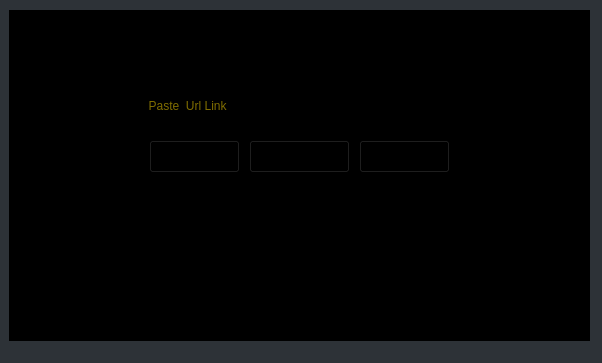
<?xml version="1.0" encoding="UTF-8"?>
<ui version="4.0">
 <class>MainWindow</class>
 <widget class="QMainWindow" name="MainWindow">
  <property name="geometry">
   <rect>
    <x>0</x>
    <y>0</y>
    <width>602</width>
    <height>363</height>
   </rect>
  </property>
  <property name="windowTitle">
   <string>MainWindow</string>
  </property>
  <property name="styleSheet">
   <string notr="true">background-color: rgb(45, 50, 55);</string>
  </property>
  <widget class="QWidget" name="centralwidget">
   <widget class="QWidget" name="verticalLayoutWidget">
    <property name="geometry">
     <rect>
      <x>9</x>
      <y>10</y>
      <width>581</width>
      <height>331</height>
     </rect>
    </property>
    <layout class="QVBoxLayout" name="verticalLayout">
     <item>
      <widget class="QStackedWidget" name="stackedWidget">
       <property name="styleSheet">
        <string notr="true">background-color: rgb(0, 0, 0);</string>
       </property>
       <property name="currentIndex">
        <number>1</number>
       </property>
       <widget class="QWidget" name="page_2">
        <widget class="QLabel" name="label_3">
         <property name="geometry">
          <rect>
           <x>230</x>
           <y>10</y>
           <width>231</width>
           <height>71</height>
          </rect>
         </property>
         <property name="styleSheet">
          <string notr="true">font: 36pt &quot;Nimbus Roman [UKWN]&quot;;</string>
         </property>
         <property name="text">
          <string> Shorteners</string>
         </property>
        </widget>
        <widget class="QLabel" name="label_4">
         <property name="geometry">
          <rect>
           <x>150</x>
           <y>10</y>
           <width>81</width>
           <height>61</height>
          </rect>
         </property>
         <property name="text">
          <string/>
         </property>
         <property name="pixmap">
          <pixmap>Icons/ch.gif</pixmap>
         </property>
         <property name="scaledContents">
          <bool>true</bool>
         </property>
        </widget>
        <widget class="QPushButton" name="ButtonBack">
         <property name="geometry">
          <rect>
           <x>10</x>
           <y>40</y>
           <width>71</width>
           <height>33</height>
          </rect>
         </property>
         <property name="text">
          <string>Back</string>
         </property>
        </widget>
        <widget class="QListWidget" name="listWidget">
         <property name="geometry">
          <rect>
           <x>10</x>
           <y>90</y>
           <width>561</width>
           <height>231</height>
          </rect>
         </property>
        </widget>
        <widget class="QLabel" name="label_5">
         <property name="geometry">
          <rect>
           <x>30</x>
           <y>170</y>
           <width>521</width>
           <height>71</height>
          </rect>
         </property>
         <property name="mouseTracking">
          <bool>false</bool>
         </property>
         <property name="styleSheet">
          <string notr="true">font: 57 28pt &quot;URW Palladio L&quot;;
color: qlineargradient(spread:pad, x1:0.038, y1:0.0568182, x2:1, y2:1, stop:0.355769 rgba(251, 0, 0, 255), stop:1 rgba(255, 255, 255, 255));</string>
         </property>
         <property name="text">
          <string> Please Enter The Website Link</string>
         </property>
        </widget>
       </widget>
       <widget class="QWidget" name="page_1">
        <widget class="QLabel" name="label">
         <property name="geometry">
          <rect>
           <x>220</x>
           <y>10</y>
           <width>231</width>
           <height>71</height>
          </rect>
         </property>
         <property name="styleSheet">
          <string notr="true">font: 36pt &quot;Nimbus Roman [UKWN]&quot;;</string>
         </property>
         <property name="text">
          <string> Shorteners</string>
         </property>
        </widget>
        <widget class="QLabel" name="label_2">
         <property name="geometry">
          <rect>
           <x>130</x>
           <y>10</y>
           <width>91</width>
           <height>61</height>
          </rect>
         </property>
         <property name="text">
          <string/>
         </property>
         <property name="pixmap">
          <pixmap>Icons/logo.png</pixmap>
         </property>
         <property name="scaledContents">
          <bool>true</bool>
         </property>
        </widget>
        <widget class="QPushButton" name="ButtonShort">
         <property name="geometry">
          <rect>
           <x>350</x>
           <y>130</y>
           <width>91</width>
           <height>33</height>
          </rect>
         </property>
         <property name="text">
          <string>Make URL</string>
         </property>
        </widget>
        <widget class="QLineEdit" name="lineEdit">
         <property name="geometry">
          <rect>
           <x>130</x>
           <y>80</y>
           <width>321</width>
           <height>31</height>
          </rect>
         </property>
         <property name="minimumSize">
          <size>
           <width>321</width>
           <height>0</height>
          </size>
         </property>
         <property name="styleSheet">
          <string notr="true">font: italic 16pt &quot;Bitstream Charter&quot;;
color: rgb(255, 217, 0);</string>
         </property>
         <property name="placeholderText">
          <string>  Paste  Url Link</string>
         </property>
         <property name="cursorMoveStyle">
          <enum>Qt::LogicalMoveStyle</enum>
         </property>
         <property name="clearButtonEnabled">
          <bool>true</bool>
         </property>
        </widget>
        <widget class="QPushButton" name="ButtonClear">
         <property name="geometry">
          <rect>
           <x>240</x>
           <y>130</y>
           <width>101</width>
           <height>33</height>
          </rect>
         </property>
         <property name="text">
          <string>Clear</string>
         </property>
        </widget>
        <widget class="QPushButton" name="ButtonPaste">
         <property name="geometry">
          <rect>
           <x>140</x>
           <y>130</y>
           <width>91</width>
           <height>33</height>
          </rect>
         </property>
         <property name="text">
          <string>Paste</string>
         </property>
        </widget>
        <widget class="QCheckBox" name="checkBox">
         <property name="geometry">
          <rect>
           <x>90</x>
           <y>230</y>
           <width>151</width>
           <height>21</height>
          </rect>
         </property>
         <property name="tabletTracking">
          <bool>false</bool>
         </property>
         <property name="styleSheet">
          <string notr="true">font: 75 italic 20pt &quot;Bitstream Charter&quot;;
gridline-color: qradialgradient(spread:pad, cx:0.5, cy:0.5, radius:0.5, fx:0.5, fy:0.5, stop:0 rgba(255, 0, 0, 255), stop:0.479904 rgba(255, 0, 0, 255), stop:0.522685 rgba(255, 255, 255, 255), stop:1 rgba(255, 255, 255, 255));</string>
         </property>
         <property name="text">
          <string>TinyUrl</string>
         </property>
         <property name="checkable">
          <bool>true</bool>
         </property>
         <property name="checked">
          <bool>true</bool>
         </property>
        </widget>
        <widget class="QCheckBox" name="checkBox_2">
         <property name="geometry">
          <rect>
           <x>40</x>
           <y>270</y>
           <width>151</width>
           <height>21</height>
          </rect>
         </property>
         <property name="styleSheet">
          <string notr="true">font: 75 italic 20pt &quot;Bitstream Charter&quot;;
gridline-color: qradialgradient(spread:pad, cx:0.5, cy:0.5, radius:0.5, fx:0.5, fy:0.5, stop:0 rgba(255, 0, 0, 255), stop:0.479904 rgba(255, 0, 0, 255), stop:0.522685 rgba(255, 255, 255, 255), stop:1 rgba(255, 255, 255, 255));</string>
         </property>
         <property name="text">
          <string>Chilp.It</string>
         </property>
        </widget>
        <widget class="QCheckBox" name="checkBox_3">
         <property name="geometry">
          <rect>
           <x>350</x>
           <y>230</y>
           <width>151</width>
           <height>21</height>
          </rect>
         </property>
         <property name="styleSheet">
          <string notr="true">font: 75 italic 20pt &quot;Bitstream Charter&quot;;
gridline-color: qradialgradient(spread:pad, cx:0.5, cy:0.5, radius:0.5, fx:0.5, fy:0.5, stop:0 rgba(255, 0, 0, 255), stop:0.479904 rgba(255, 0, 0, 255), stop:0.522685 rgba(255, 255, 255, 255), stop:1 rgba(255, 255, 255, 255));</string>
         </property>
         <property name="text">
          <string>Clck.Ru</string>
         </property>
        </widget>
        <widget class="QCheckBox" name="checkBox_4">
         <property name="geometry">
          <rect>
           <x>400</x>
           <y>270</y>
           <width>151</width>
           <height>21</height>
          </rect>
         </property>
         <property name="styleSheet">
          <string notr="true">font: 75 italic 20pt &quot;Bitstream Charter&quot;;
gridline-color: qradialgradient(spread:pad, cx:0.5, cy:0.5, radius:0.5, fx:0.5, fy:0.5, stop:0 rgba(255, 0, 0, 255), stop:0.479904 rgba(255, 0, 0, 255), stop:0.522685 rgba(255, 255, 255, 255), stop:1 rgba(255, 255, 255, 255));</string>
         </property>
         <property name="text">
          <string>Da.Gd</string>
         </property>
        </widget>
       </widget>
      </widget>
     </item>
    </layout>
   </widget>
  </widget>
  <widget class="QStatusBar" name="statusbar"/>
 </widget>
 <resources/>
 <connections>
  <connection>
   <sender>ButtonPaste</sender>
   <signal>clicked()</signal>
   <receiver>lineEdit</receiver>
   <slot>paste()</slot>
   <hints>
    <hint type="sourcelabel">
     <x>196</x>
     <y>161</y>
    </hint>
    <hint type="destinationlabel">
     <x>191</x>
     <y>116</y>
    </hint>
   </hints>
  </connection>
  <connection>
   <sender>ButtonClear</sender>
   <signal>clicked()</signal>
   <receiver>lineEdit</receiver>
   <slot>clear()</slot>
   <hints>
    <hint type="sourcelabel">
     <x>302</x>
     <y>147</y>
    </hint>
    <hint type="destinationlabel">
     <x>296</x>
     <y>119</y>
    </hint>
   </hints>
  </connection>
 </connections>
</ui>
